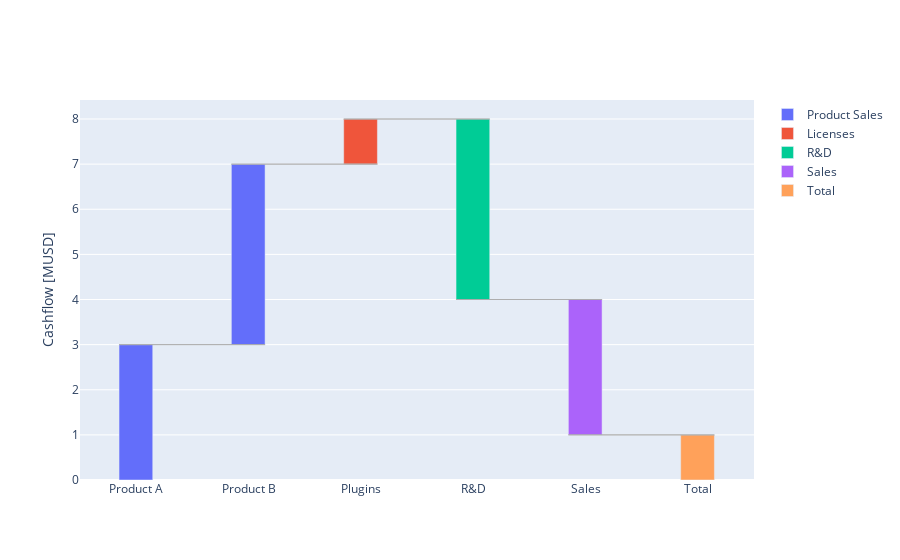

The notebook cell this image was saved under:
### Code cell
df = pd.DataFrame({
    "X": ["Product A", "Product B", "Plugins", "R&D", "Sales"],
    "Y": [3, 4, 1, -4, -3],
    "category": ["Product Sales", "Product Sales", "Licenses", "R&D", "Sales"]
})
fig = Waterfall(df, x="X", y="Y", category="category", total="True", total_type="sumtotal").get_fig()
fig.update_yaxes(title="Cashflow [MUSD]")

### Figure 1 — Plotly figure (JSON) as saved in the notebook; plotly's stock layout.template omitted (floating-point values rounded to 4 significant figures)
{"data": [{"base": [0, 3, 7, 8, 4], "name": "Product Sales", "offset": -0.1525, "offsetgroup": "0", "type": "bar", "width": 0.3, "x": [0, 1, 2, 3, 4], "y": [3, 4, null, null, null]}, {"base": [3, 7, 7, 8, 4], "name": "Licenses", "offset": -0.1525, "offsetgroup": "0", "type": "bar", "width": 0.3, "x": [0, 1, 2, 3, 4], "y": [null, null, 1, null, null]}, {"base": [3, 7, 8, 8, 4], "name": "R&D", "offset": -0.1525, "offsetgroup": "0", "type": "bar", "width": 0.3, "x": [0, 1, 2, 3, 4], "y": [null, null, null, -4, null]}, {"base": [3, 7, 8, 4, 4], "name": "Sales", "offset": -0.1525, "offsetgroup": "0", "type": "bar", "width": 0.3, "x": [0, 1, 2, 3, 4], "y": [null, null, null, null, -3]}, {"name": "Total", "offset": -0.1525, "offsetgroup": "0", "type": "bar", "width": 0.3, "x": [5], "y": [1]}], "layout": {"shapes": [{"line": {"color": "darkgrey", "width": 0.75}, "x0": -0.1525, "x1": 1.147, "y0": 3, "y1": 3}, {"line": {"color": "darkgrey", "width": 0.75}, "x0": 0.8475, "x1": 2.147, "y0": 7, "y1": 7}, {"line": {"color": "darkgrey", "width": 0.75}, "x0": 1.847, "x1": 3.147, "y0": 8, "y1": 8}, {"line": {"color": "darkgrey", "width": 0.75}, "x0": 2.848, "x1": 4.147, "y0": 4, "y1": 4}, {"line": {"color": "darkgrey", "width": 0.75}, "x0": 3.848, "x1": 5.147, "y0": 1, "y1": 1}], "xaxis": {"tickmode": "array", "ticktext": ["Product A", "Product B", "Plugins", "R&D", "Sales", "Total"], "tickvals": [0, 1, 2, 3, 4, 5]}, "yaxis": {"title": {"text": "Cashflow [MUSD]"}}}}
